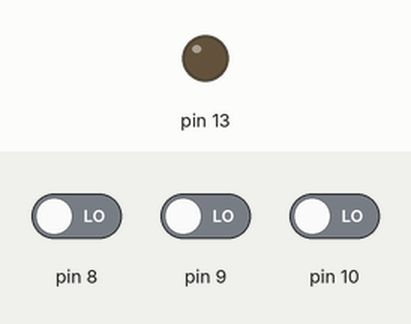
Bench run of a sketch on a simulated Arduino Uno, built with avr-gcc and run on an emulated ATmega328P. On the bench: output pins drawn as LEDs (lit = HIGH). The inputs (shaded band) are chosen by the test bench; at power-on: pin 9 LOW, pin 8 LOW, pin 10 LOW.

Above: at 6.8 s.
6.9 s: pin 9 driven HIGH
At 9.7 s:
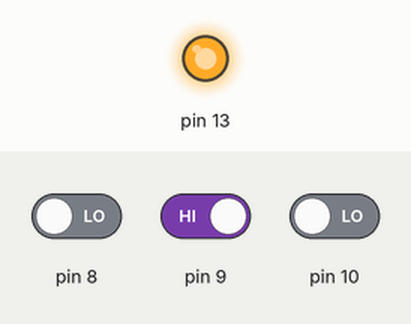
10.8 s: pin 9 driven LOW
At 13.2 s:
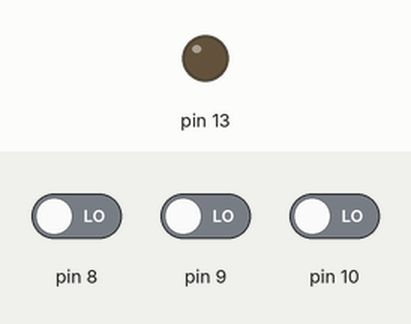
Timing chart, 0 to 14.7 s (numbered marks = the images above; inputs shaded):
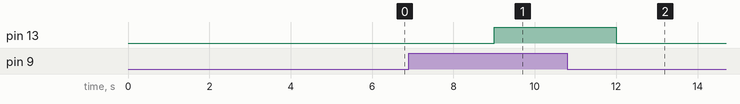

The sketch:

PRACTICA_15.ino
```cpp
// C++ code
//
int A = 0;

int B = 0;

int C = 0;

void setup()
{
  pinMode(10, INPUT);
  pinMode(9, INPUT);
  pinMode(8, INPUT);
  pinMode(13, OUTPUT);
}

void loop()
{
  A = digitalRead(10);
  B = digitalRead(9);
  C = digitalRead(8);
  if ((!(A == 1)) && (B == 1 && (!(C == 1)))) {
    digitalWrite(13, HIGH);
    delay(3000); // Wait for 3000 millisecond(s)
  } else {
    if (A == 1 && (B == 1 && (!(C == 1)))) {
      digitalWrite(13, HIGH);
      delay(3000); // Wait for 3000 millisecond(s)
    } else {
      if (A == 1 && (B == 1 && C == 1)) {
        digitalWrite(13, HIGH);
        delay(3000); // Wait for 3000 millisecond(s)
      } else {
        digitalWrite(13, LOW);
        delay(3000); // Wait for 3000 millisecond(s)
      }
    }
  }
}
```

Measured:
- after the input at 6.9 s, pin 13: LOW → HIGH after 2.1 s
- after the input at 10.8 s, pin 13: HIGH → LOW after 1.2 s
